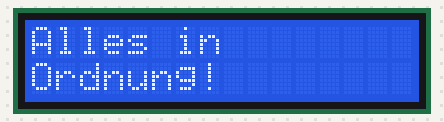
Recording of a sketch running on a simulated Arduino Uno, built with avr-gcc and run on an emulated ATmega328P. Shown: 16×2 character LCD.

Above: at 0.1 s.
At 2.1 s:
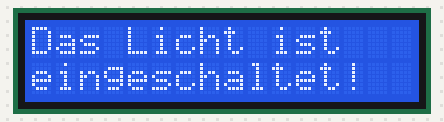
At 4.1 s:
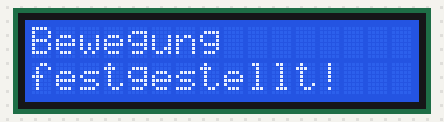
At 6.1 s:
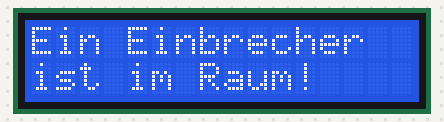
At 8.1 s:
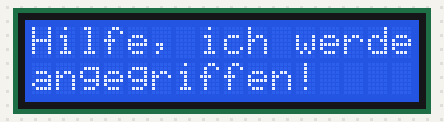

Measured:
- by itself, everything shown: repeats every 10.0 s, in 5 steps
- what the display in image 1 shows lasts 2.0 s, from 2.1 s to 4.1 s

The sketch:

6_display_modul.ino
```cpp
/*
  Der leichte Einstieg in Arduino & Co.
  Projekt Alarmanlage

  Version 1.00, 09.05.2019
  Der Hobbyelektroniker
  https://community.hobbyelektroniker.ch
  https://www.youtube.com/c/HobbyelektronikerCh
  Der Code kann mit Quellenangabe frei verwendet werden.
*/

#include "pir.h"
#include "licht.h"
#include "abstand.h"
#include "display.h"

void setup() {
  pir_init();
  licht_init();
  abstand_init();
  display_init();
}

void loop() {
  for (int i=0; i<5; i++) {
    display_show(i);
    delay(2000);
  }
}
```

abstand.cpp
```cpp
/*
  Der leichte Einstieg in Arduino & Co.
  Projekt Alarmanlage
  Ultraschallsensor

  Version 1.00, 09.05.2019
  Der Hobbyelektroniker
  https://community.hobbyelektroniker.ch
  https://www.youtube.com/c/HobbyelektronikerCh
  Der Code kann mit Quellenangabe frei verwendet werden.
*/


#define VERS 100

#include <arduino.h>
#include "globals.h"
#include "abstand.h"

#include <NewPing.h>

const int trigger_Pin = 7;
const int echo_Pin = 8;
const int maxDistanz = 80; // 80 cm

NewPing sonar(trigger_Pin,echo_Pin,maxDistanz);

int abstand_cm() {
  int cm = sonar.ping_cm();
  if (!cm) cm = maxDistanz;
  return cm;
}

void abstand_init() {
  pinMode(trigger_Pin,OUTPUT);
  digitalWrite(trigger_Pin,LOW);
}

int abstand_version() {
  return VERS;
}
```

abstand.h
```cpp
/*
  Der leichte Einstieg in Arduino & Co.
  Projekt Alarmanlage
  Ultraschallsensor

  Version 1.00, 09.05.2019
  Der Hobbyelektroniker
  https://community.hobbyelektroniker.ch
  https://www.youtube.com/c/HobbyelektronikerCh
  Der Code kann mit Quellenangabe frei verwendet werden.
*/

// Funktionen
int abstand_cm();
void abstand_init();   // Ultraschallsensor initialisieren
int abstand_version(); // Version (100 --> Vers. 1.00)
```

display.cpp
```cpp
/*
  Der leichte Einstieg in Arduino & Co.
  Projekt Alarmanlage
  Displayansteuerung

  Version 1.00, 09.05.2019
  Der Hobbyelektroniker
  https://community.hobbyelektroniker.ch
  https://www.youtube.com/c/HobbyelektronikerCh
  Der Code kann mit Quellenangabe frei verwendet werden.
*/

#define VERS 100

#include <arduino.h>
#include "globals.h"
#include "display.h"

#include <LiquidCrystal.h>

LiquidCrystal lcd(12, 11, 5, 4, 3, 2); // Pins für rs, en, d4, d5, d6, d7

void printX(const char a[]) {
  int i = 0;
  while (true) {
    char ch = a[i++];
    if (ch == 0) return;
    if (ch == '&') {
      ch = a[i++];
      switch (ch) {
        case 'a': lcd.write(0xE1);
                  break;
        case 'o': lcd.write(0xEF);
                  break;
        case 'u': lcd.write(0xF5);
                  break;
        default: if (ch < 128) lcd.write(ch);
      }
    } else if (ch < 128) {
      lcd.write(ch);
    }
  }
}

void display_print(String line1, String line2) {
  lcd.clear();
  printX(line1.c_str());
  lcd.setCursor(0,1); printX(line2.c_str());
}

void display_show(int neuerAlarm) {
  static int alarm = -1;
  if (alarm == neuerAlarm) return; // nichts geändert
  alarm = neuerAlarm;
  switch (alarm) {
    case 0:
      display_print("Alles in","Ordnung!");
      break;
    case 1: // Licht festgestellt
      display_print("Das Licht ist","eingeschaltet!");
      break;
    case 2: // Bewegung festgestellt
      display_print("Bewegung","festgestellt!");
      break;
    case 3: // Licht und Bewegung
      display_print("Ein Einbrecher","ist im Raum!");
      break;
    case 4: // Distanz unterschritten
      display_print("Hilfe, ich werde","angegriffen!");
      break;
    default:
      lcd.clear();
  }
}

void display_init() {
  lcd.begin(16, 2);  // 16 Zeichen, 2 Zeilen
  lcd.clear();
}

int display_version() {
  return VERS;
}
```

display.h
```cpp
/*
  Der leichte Einstieg in Arduino & Co.
  Projekt Alarmanlage
  Displayansteuerung

  Version 1.00, 09.05.2019
  Der Hobbyelektroniker
  https://community.hobbyelektroniker.ch
  https://www.youtube.com/c/HobbyelektronikerCh
  Der Code kann mit Quellenangabe frei verwendet werden.
*/

// Funktionen
// Alarmstufe  0: ok
//             1: Licht
//             2: Bewegung
//             3: Licht und Bewegung
//             4: Distanz unterschritten
void display_show(int alarmStufe);
void display_print(String line1, String line2 = "");

void display_init();
int display_version(); // Version (100 --> Vers. 1.00)
```

globals.h
```cpp
/*
  Der leichte Einstieg in Arduino & Co.
  Projekt Alarmanlage
  Globale Definitionen

  Version 1.00, 09.05.2019
  Der Hobbyelektroniker
  https://community.hobbyelektroniker.ch
  https://www.youtube.com/c/HobbyelektronikerCh
  Der Code kann mit Quellenangabe frei verwendet werden.
*/
```

licht.cpp
```cpp
/*
  Der leichte Einstieg in Arduino & Co.
  Projekt Alarmanlage
  Licht - Sensor (LDR)

  Version 1.00, 09.05.2019
  Der Hobbyelektroniker
  https://community.hobbyelektroniker.ch
  https://www.youtube.com/c/HobbyelektronikerCh
  Der Code kann mit Quellenangabe frei verwendet werden.
*/

#define VERS 100

#include <arduino.h>
#include "globals.h"
#include "licht.h"

// Pin - Definitionen
const int pin = A2;

int licht_staerke() {
  return analogRead(pin);
}

void licht_init() {
}

int licht_version() {
  return VERS;
}
```

licht.h
```cpp
/*
  Der leichte Einstieg in Arduino & Co.
  Projekt Alarmanlage
  Licht - Sensor (LDR)

  Version 1.00, 09.05.2019
  Der Hobbyelektroniker
  https://community.hobbyelektroniker.ch
  https://www.youtube.com/c/HobbyelektronikerCh
  Der Code kann mit Quellenangabe frei verwendet werden.
*/

// Funktionen
int licht_staerke();

void licht_init();
int licht_version();
```

pir.cpp
```cpp
/*
  Der leichte Einstieg in Arduino & Co.
  Projekt Alarmanlage
  PIR - Sensor

  Version 1.00, 09.05.2019
  Der Hobbyelektroniker
  https://community.hobbyelektroniker.ch
  https://www.youtube.com/c/HobbyelektronikerCh
  Der Code kann mit Quellenangabe frei verwendet werden.
*/

#define VERS 100

#include <arduino.h>
#include "globals.h"
#include "pir.h"

// Pin - Definitionen
const int pin = 6;

boolean pir_bewegung() {
  return digitalRead(pin);
}

void pir_init() {
}

int pir_version() {
  return VERS;
}
```

pir.h
```cpp
/*
  Der leichte Einstieg in Arduino & Co.
  Projekt Alarmanlage
  PIR - Sensor

  Version 1.00, 09.05.2019
  Der Hobbyelektroniker
  https://community.hobbyelektroniker.ch
  https://www.youtube.com/c/HobbyelektronikerCh
  Der Code kann mit Quellenangabe frei verwendet werden.
*/

// Funktionen
boolean pir_bewegung();

void pir_init();
int pir_version();
```
